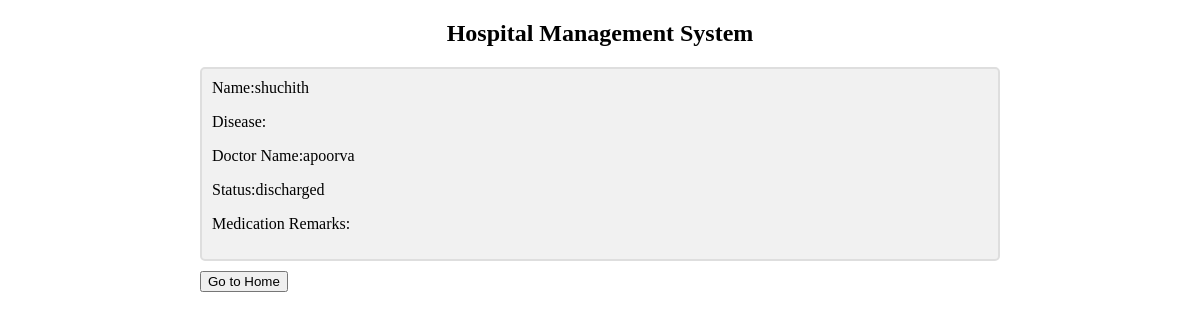
Page /patient/allvisits/shuchith/ on the committed database.
### patient/models.py (models this page shows, shortened)
class Patient(models.Model):
    STATUS_CHOICES = [
        ('primary_check', 'Primary Check'),
        ('consultation', 'Consultation'),
        ('discharged', 'Discharged'),
        ('admitted', 'Admitted'),
        ('referred', 'Referred'),
    ]
    patient_id = models.AutoField(primary_key=True)
    name = models.CharField(max_length=100,unique=True)
    hospital = models.ForeignKey(Hospital, on_delete=models.CASCADE)
    doctor_name = models.CharField(max_length=100)
    status = models.CharField(max_length=20, choices=STATUS_CHOICES)
    date = models.DateField(auto_now_add=True)
    ph_number = models.CharField(max_length=15, blank=True,default="")
    dob = models.DateField(default=timezone.now, blank=False, null=False)

### patient/views.py (the view)
# urls.py: path('allvisits/<str:patient_name>/', VisitListView2.as_view(), name='visit-list1'),
class VisitListView2(generics.ListAPIView):
    serializer_class = PatientSerializer2
    def get_queryset(self):
        patient_name = self.kwargs.get('patient_name')
        return Patient.objects.filter(name=patient_name)
    def get(self, request, *args, **kwargs):
        queryset = self.get_queryset()
        serializer = self.get_serializer(queryset, many=True)
        patients_data = serializer.data
        return render(request, 'patient_info_all.html', {'patients': patients_data})

### templates/patient_info_all.html (shortened to what this page needs)
<!DOCTYPE html>
<html>
<head>
</head>
<body>
<div align="center">
    <h2>Hospital Management System</h2>
</div>
{% for patient in patients %}
    <div class="container">
        <label for="name">Name:{{ patient.name }}</label>
        <label for="disease">Disease:{{ patient.disease }}</label>
        <label for="doctor_name">Doctor Name:{{ patient.doctor_name }}</label>
        <label for="status">Status:{{ patient.status }}</label>
        <label for="medication_remarks">Medication Remarks:{{ patient.medication_remarks }}</label>
    </div>
{% endfor %}
<a href="/patient">
  <button type="button">Go to Home</button>
</a>
</body>
</html>

### templates/patient_info_all.html (style rules this page uses)
body { margin: 0 auto; max-width: 800px; padding: 0 20px; }
.container { border: 2px solid #dedede; background-color: #f1f1f1; border-radius: 5px; padding: 10px; margin: 10px 0; }
.container::after { content: ""; clear: both; display: table; }

### rows in the picture
Patient: name "shuchith", doctor_name "apoorva", status "discharged"
